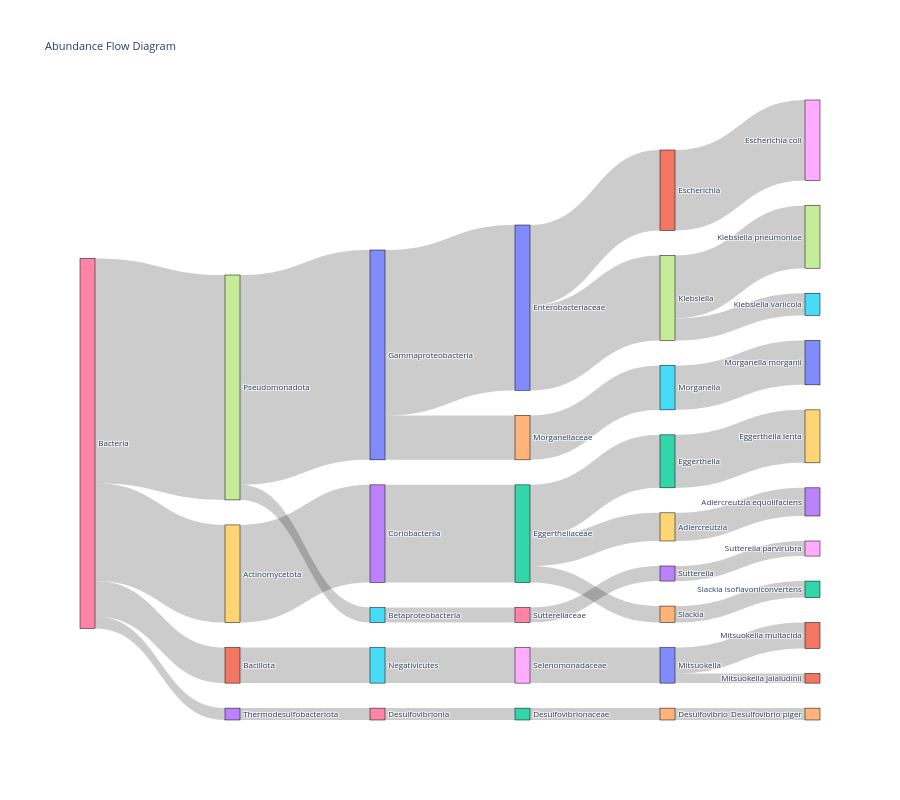

The notebook cell this image was saved under:
### Code cell
# visualize using sankey plot
operon_abd_data_Healthy.pl.sankey(
    hierarchy_cols=["domain","phylum","class","family","genus", "species"], min_abundance=0.5
)

### Figure 1 — Plotly figure (JSON) as saved in the notebook; plotly's stock layout.template omitted (floating-point values rounded to 4 significant figures)
{"data": [{"link": {"hovertemplate": "Flow from %{source.label} to %{target.label}: %{value:.2e}<extra></extra>", "source": [16, 17, 5, 26, 23, 16, 13, 6, 12, 24, 16, 29, 3, 32, 19, 17, 20, 14, 35, 16, 21, 25, 18, 0, 32, 2, 20, 10, 27, 27, 0, 32, 4, 10, 11], "target": [17, 5, 26, 23, 8, 13, 6, 12, 24, 34, 29, 3, 32, 19, 33, 20, 14, 35, 30, 21, 25, 18, 0, 31, 2, 9, 10, 27, 15, 7, 1, 4, 22, 11, 28], "value": [12.91, 0.865, 0.865, 0.865, 0.865, 0.6818, 0.6818, 0.6818, 0.6818, 0.6818, 5.603, 5.603, 5.603, 1.616, 1.616, 12.04, 2.551, 2.551, 2.551, 2.042, 2.042, 2.042, 2.042, 1.486, 3.04, 3.04, 9.492, 4.873, 1.272, 3.6, 0.5556, 0.9461, 0.9461, 4.619, 4.619]}, "node": {"label": ["Mitsuokella", "Mitsuokella jalaludinii", "Eggerthella", "Coriobacteriia", "Slackia", "Betaproteobacteria", "Desulfovibrionia", "Klebsiella pneumoniae", "Sutterella parvirubra", "Eggerthella lenta", "Enterobacteriaceae", "Escherichia", "Desulfovibrionaceae", "Thermodesulfobacteriota", "Morganellaceae", "Klebsiella variicola", "Bacteria", "Pseudomonadota", "Selenomonadaceae", "Adlercreutzia", "Gammaproteobacteria", "Bacillota", "Slackia isoflavoniconvertens", "Sutterella", "Desulfovibrio", "Negativicutes", "Sutterellaceae", "Klebsiella", "Escherichia coli", "Actinomycetota", "Morganella morganii", "Mitsuokella multacida", "Eggerthellaceae", "Adlercreutzia equolifaciens", "Desulfovibrio piger", "Morganella"], "line": {"color": "black", "width": 0.5}, "pad": 25, "thickness": 15}, "type": "sankey"}], "layout": {"font": {"size": 8}, "height": 800, "title": {"text": "Abundance Flow Diagram"}}}
